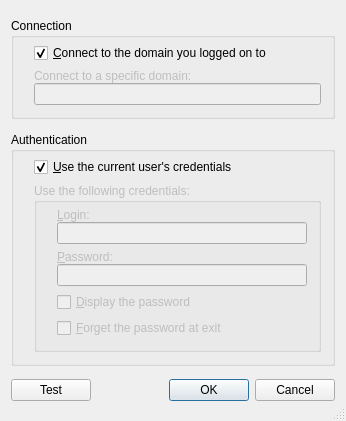
<?xml version="1.0" encoding="UTF-8"?>
<ui version="4.0">
 <class>SettingsDlg</class>
 <widget class="QDialog" name="SettingsDlg">
  <property name="geometry">
   <rect>
    <x>0</x>
    <y>0</y>
    <width>346</width>
    <height>421</height>
   </rect>
  </property>
  <property name="sizePolicy">
   <sizepolicy hsizetype="Preferred" vsizetype="Preferred">
    <horstretch>0</horstretch>
    <verstretch>0</verstretch>
   </sizepolicy>
  </property>
  <property name="windowTitle">
   <string>Settings</string>
  </property>
  <property name="sizeGripEnabled">
   <bool>true</bool>
  </property>
  <layout class="QVBoxLayout" name="verticalLayout_7">
   <item>
    <widget class="QGroupBox" name="groupBox">
     <property name="sizePolicy">
      <sizepolicy hsizetype="Preferred" vsizetype="Fixed">
       <horstretch>0</horstretch>
       <verstretch>0</verstretch>
      </sizepolicy>
     </property>
     <property name="title">
      <string>Connection</string>
     </property>
     <property name="flat">
      <bool>true</bool>
     </property>
     <layout class="QVBoxLayout" name="verticalLayout_5">
      <property name="leftMargin">
       <number>20</number>
      </property>
      <property name="topMargin">
       <number>5</number>
      </property>
      <item>
       <widget class="QCheckBox" name="defaultDc">
        <property name="text">
         <string>&amp;Connect to the domain you logged on to</string>
        </property>
        <property name="checked">
         <bool>true</bool>
        </property>
       </widget>
      </item>
      <item>
       <layout class="QVBoxLayout" name="verticalLayout">
        <property name="spacing">
         <number>0</number>
        </property>
        <item>
         <widget class="QLabel" name="labelSpecDC">
          <property name="enabled">
           <bool>false</bool>
          </property>
          <property name="text">
           <string>Connect to a specific domain:</string>
          </property>
         </widget>
        </item>
        <item>
         <widget class="QLineEdit" name="domain">
          <property name="enabled">
           <bool>false</bool>
          </property>
         </widget>
        </item>
       </layout>
      </item>
     </layout>
    </widget>
   </item>
   <item>
    <widget class="QGroupBox" name="groupBox_2">
     <property name="sizePolicy">
      <sizepolicy hsizetype="Preferred" vsizetype="Fixed">
       <horstretch>0</horstretch>
       <verstretch>0</verstretch>
      </sizepolicy>
     </property>
     <property name="title">
      <string>Authentication</string>
     </property>
     <property name="flat">
      <bool>true</bool>
     </property>
     <layout class="QVBoxLayout" name="verticalLayout_6">
      <property name="leftMargin">
       <number>20</number>
      </property>
      <property name="topMargin">
       <number>5</number>
      </property>
      <item>
       <widget class="QCheckBox" name="currentUser">
        <property name="text">
         <string>&amp;Use the current user's credentials</string>
        </property>
        <property name="checked">
         <bool>true</bool>
        </property>
       </widget>
      </item>
      <item>
       <widget class="QGroupBox" name="groupCred">
        <property name="enabled">
         <bool>false</bool>
        </property>
        <property name="title">
         <string>Use the following credentials:</string>
        </property>
        <property name="flat">
         <bool>true</bool>
        </property>
        <layout class="QVBoxLayout" name="verticalLayout_4">
         <property name="leftMargin">
          <number>20</number>
         </property>
         <property name="topMargin">
          <number>5</number>
         </property>
         <item>
          <layout class="QVBoxLayout" name="verticalLayout_3">
           <property name="spacing">
            <number>0</number>
           </property>
           <item>
            <widget class="QLabel" name="labelLogin">
             <property name="text">
              <string>&amp;Login:</string>
             </property>
             <property name="buddy">
              <cstring>login</cstring>
             </property>
            </widget>
           </item>
           <item>
            <widget class="QLineEdit" name="login"/>
           </item>
          </layout>
         </item>
         <item>
          <layout class="QVBoxLayout" name="verticalLayout_2">
           <property name="spacing">
            <number>0</number>
           </property>
           <item>
            <widget class="QLabel" name="labelPassword">
             <property name="text">
              <string>&amp;Password:</string>
             </property>
             <property name="buddy">
              <cstring>password</cstring>
             </property>
            </widget>
           </item>
           <item>
            <widget class="QLineEdit" name="password">
             <property name="echoMode">
              <enum>QLineEdit::PasswordEchoOnEdit</enum>
             </property>
            </widget>
           </item>
          </layout>
         </item>
         <item>
          <widget class="QCheckBox" name="displayPassword">
           <property name="text">
            <string>&amp;Display the password</string>
           </property>
          </widget>
         </item>
         <item>
          <widget class="QCheckBox" name="forgetPassword">
           <property name="text">
            <string>&amp;Forget the password at exit</string>
           </property>
           <property name="checked">
            <bool>false</bool>
           </property>
          </widget>
         </item>
        </layout>
       </widget>
      </item>
     </layout>
    </widget>
   </item>
   <item>
    <layout class="QHBoxLayout" name="horizontalLayout">
     <item>
      <widget class="QPushButton" name="test">
       <property name="text">
        <string>Test</string>
       </property>
      </widget>
     </item>
     <item>
      <spacer name="horizontalSpacer">
       <property name="orientation">
        <enum>Qt::Horizontal</enum>
       </property>
       <property name="sizeHint" stdset="0">
        <size>
         <width>40</width>
         <height>20</height>
        </size>
       </property>
      </spacer>
     </item>
     <item>
      <widget class="QPushButton" name="ok">
       <property name="text">
        <string>OK</string>
       </property>
       <property name="checkable">
        <bool>false</bool>
       </property>
       <property name="default">
        <bool>true</bool>
       </property>
      </widget>
     </item>
     <item>
      <widget class="QPushButton" name="cancel">
       <property name="text">
        <string>Cancel</string>
       </property>
      </widget>
     </item>
    </layout>
   </item>
  </layout>
 </widget>
 <layoutdefault spacing="6" margin="11"/>
 <tabstops>
  <tabstop>ok</tabstop>
  <tabstop>cancel</tabstop>
 </tabstops>
 <resources/>
 <connections/>
</ui>
